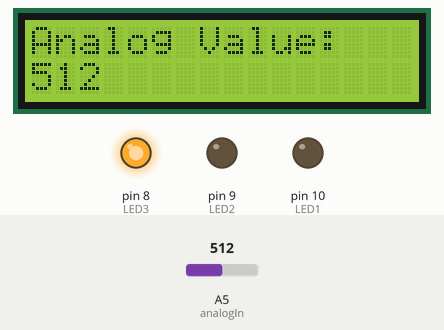
Recording of a sketch running on a simulated Arduino Uno, built with avr-gcc and run on an emulated ATmega328P. Shown: 16×2 character LCD, output pins drawn as LEDs (lit = HIGH). The test bench sets the inputs (shaded band); at power-on: A5 (analogIn) = 512.

Above: at 1.2 s.
1.3 s: A5 (analogIn) set to 492
At 2.1 s:
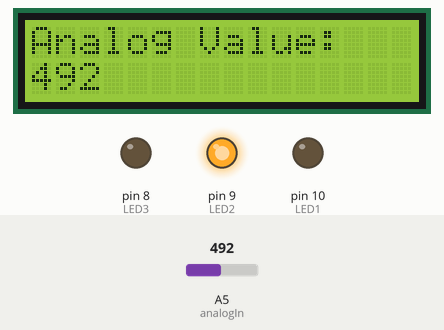
2.8 s: A5 (analogIn) set to 106
At 3.6 s:
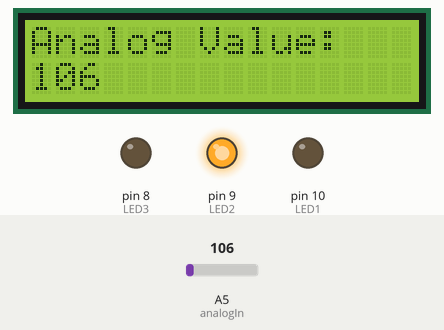
4.3 s: A5 (analogIn) set to 95
At 5.2 s:
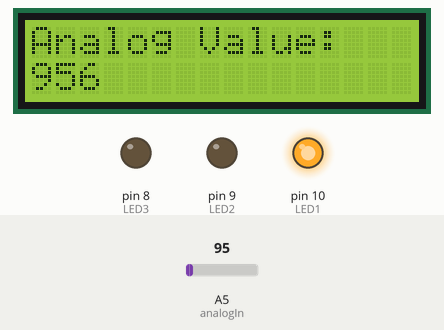
Timing chart, 0 to 7.3 s (numbered marks = the images above; inputs shaded):
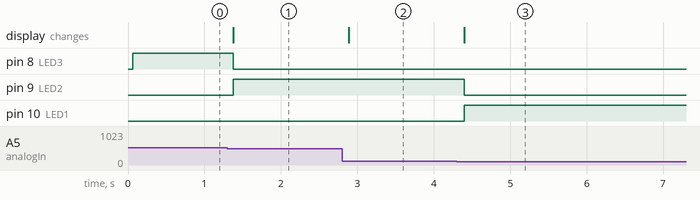

Measured:
- the behaviour switches between 501 and 500 on A5 (analogIn) (found by bisection; images 0 and 1)
- the behaviour switches between 100 and 99 on A5 (analogIn) (found by bisection; images 2 and 3)
- after the input at 1.3 s, pin 8 (LED3): HIGH → LOW after 0.08 s; pin 9 (LED2): LOW → HIGH after 0.08 s; the display: changes after 0.08 s (image 1)
- after the input at 2.8 s, the display: changes after 0.09 s (image 2)
- after the input at 4.3 s, pin 9 (LED2): HIGH → LOW after 0.10 s; pin 10 (LED1): LOW → HIGH after 0.10 s; the display: changes after 0.10 s (image 3)

The sketch:

Photoresistor.ino
```cpp
#include<LiquidCrystal.h>
const int LED1 = 10;
const int LED2 = 9;
const int LED3 = 8;
const int RS = 12;
const int E = 11;
const int D4 = 5;
const int D5 = 4;
const int D6 = 3;
const int D7 = 2;

int analogIn = A5;
int analogValue = 0;

LiquidCrystal lcd(RS,E,D4,D5,D6,D7);

void setup() {
  lcd.begin(16,2);
  lcd.print("Analog Value:");

  pinMode(LED1,OUTPUT);
  pinMode(LED2,OUTPUT);
  pinMode(LED3,OUTPUT);

  pinMode(analogIn, INPUT);
}

void loop() {
  lcd.setCursor(0, 1);
  analogValue = analogRead(analogIn);
  lcd.print(analogValue);
  if(analogValue > 500){
    digitalWrite(LED1,LOW);
    digitalWrite(LED2,LOW);
    digitalWrite(LED3,HIGH);
  }
  else if(analogValue>= 100 && analogValue <= 500){
    digitalWrite(LED1,LOW);
    digitalWrite(LED2,HIGH);
    digitalWrite(LED3,LOW);
  }
  else{
    digitalWrite(LED1,HIGH);
    digitalWrite(LED2,LOW);
    digitalWrite(LED3,LOW);

  }
  delay(100);

}
```
